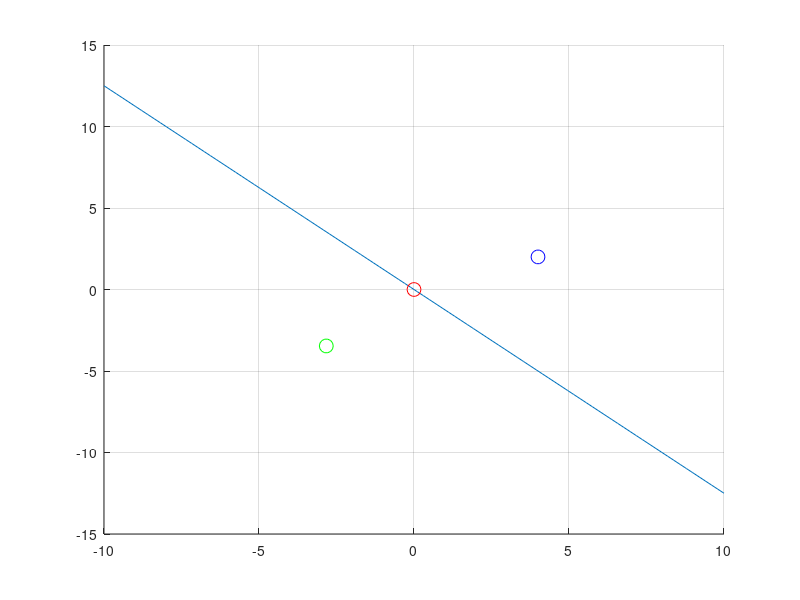

MATLAB code for this plot:
f=@(t)t*-5/4
x=linspace(-10,10);

xPos = 4;
yPos = 2;

grid
hold on
plot(x,f(x))
plot(0, 0, 'ro', 'MarkerSize', 10);

plot(xPos, yPos, 'bo', 'MarkerSize', 10);

B=[4 5; 
   -5 4]
V=[1 0; 
   0 -1]

T=B*V*inv(B)

pos=T*[xPos; yPos];

xPos=pos(1);
yPos=pos(2);

plot(xPos, yPos, 'go', 'MarkerSize', 10);